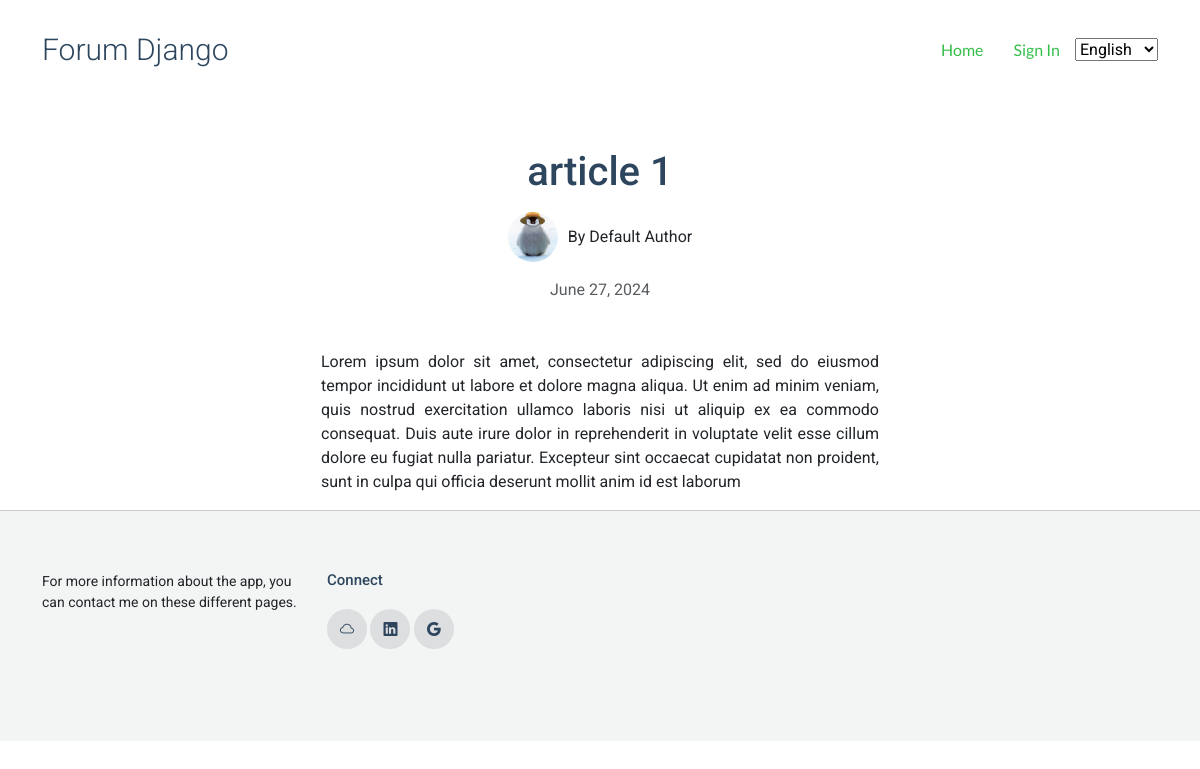
/articles/1/, run on the app's committed database.
### main/models.py (models this page shows, shortened)
class Article(models.Model):
    title = models.CharField(max_length=200)
    content = models.TextField()
    publication_date = models.DateTimeField(auto_now_add=True)
    author = models.ForeignKey(Author, on_delete=models.CASCADE, null=True, blank=True)

class Author(models.Model):
    user = models.OneToOneField(User, on_delete=models.CASCADE, null=True, blank=True)
    name = models.CharField(max_length=100)
    photo = models.ImageField(upload_to='authors/')

### main/views.py (the view)
# urls.py: path('articles/<int:pk>/', article_detail, name='article_detail'),
def article_detail(request, pk):
    article = get_object_or_404(Article, pk=pk)
    return render(request, 'article_detail.html', {'article': article})

### main/templates/article_detail.html (shortened to what this page needs)
{% load static %}
{% load i18n %}
<!DOCTYPE html>
<html lang="en">
<head>
  <link href="{% static 'vendor/bootstrap/css/bootstrap.min.css' %}" rel="stylesheet">
  <link href="{% static 'vendor/bootstrap-icons/bootstrap-icons.css' %}" rel="stylesheet">
  <link href="{% static 'vendor/aos/aos.css' %}" rel="stylesheet">
  <link href="{% static 'vendor/swiper/swiper-bundle.min.css' %}" rel="stylesheet">
  <link href="{% static 'vendor/glightbox/css/glightbox.min.css' %}" rel="stylesheet">
  <link href="{% static 'css/main.css' %}" rel="stylesheet">
</head>
<body class="index-page">
  <header id="header" class="header d-flex align-items-center sticky-top">
    <div class="container-fluid container-xl position-relative d-flex align-items-center justify-content-between">
      <a href="{% url 'article_list' %}" class="logo d-flex align-items-center">
        <h1 class="sitename">{% trans "Forum Django" %}</h1>
      </a>
      <nav id="navmenu" class="navmenu">
        <ul>
          <li><a href="{% url 'article_list' %}" class="active">{% trans "Home" %}</a></li>
          {% if user.is_authenticated %}
          <li>
            <form method="post" action="{% url 'logout' %}">
              {% csrf_token %}
              <button type="submit" class="btn btn-link" style="padding: 0;    color: #34bf49;">{% trans "Logout" %}</button>
            </form>
          </li>
          {% else %}
          <li><a href="{% url 'auth_view' %}" style="    color: #34bf49;">{% trans "Sign In" %}</a></li>
          {% endif %}
          <li>
            <form method="post" action="{% url 'set_language' %}">
              <select name="language" onchange="this.form.submit()">
                  {% get_current_language as LANGUAGE_CODE %}
                  {% get_available_languages as LANGUAGES %}
                  {% for lang in LANGUAGES %}
                      <option value="{{ lang.0 }}" {% if lang.0 == LANGUAGE_CODE %}selected{% endif %}>
                          {{ lang.1 }}
                      </option>
                  {% endfor %}
              </select>
          </form>
          </li>
        </ul>
      </nav>
    </div>
  </header>
  <main class="main">
    <div class="container">
      <div class="text-center my-5">
        <h1>{{ article.title }}</h1>
        <div class="d-flex justify-content-center align-items-center my-3">
          <img src="{{ article.author.photo.url }}" alt="{{ article.author.name }}" class="img-fluid rounded-circle" style="width: 50px; height: 50px; margin-right: 10px;">
          <span>By {{ article.author.name }}</span>
        </div>
        <p class="text-muted">{{ article.publication_date|date:"F d, Y" }}</p>
      </div>
      <div class="content mx-auto" style="max-width: 50%; text-align: justify;">
        <p>{{ article.content }}</p>
      </div>
    </div>
  </main>
  <footer id="footer" class="footer light-background">
    <div class="container">
      <div class="row g-4">
        <div class="col-md-6 col-lg-3 mb-3 mb-md-0">
          <div class="widget">
            <p class="mb-4">{% trans "There live the blind texts. Separated they live in Bookmarksgrove right at the coast of the Semantics, a large language ocean." %}</p>
          </div>
        </div>
        <div class="col-md-6 col-lg-3 pl-lg-5">
          <div class="widget">
            <h3 class="widget-heading">{% trans "Connect" %}</h3>
            <ul class="list-unstyled social-icons light mb-3">
              <li><a href="https://www.bouazzaouisoheib.site/" target="_blank"><span class="bi bi-cloud"></span></a></li>
              <li><a href="https://www.linkedin.com/in/soheib-bouazzaoui/" target="_blank"><span class="bi bi-linkedin"></span></a></li>
              <li><a href="mailto:bouazzaoui.soheib.pro@gmail.com"><span class="bi bi-google"></span></a></li>
            </ul>
          </div>
        </div>
      </div>
    </div>
  </footer>
</body>
</html>

### main/static/css/main.css (style rules this page uses)
:root { --default-font: "Roboto", system-ui, -apple-system, "Segoe UI", Roboto, "Helvetica Neue", Arial, "Noto Sans", "Liberation Sans", sans-serif, "Apple Color Emoji", "Segoe UI Emoji", "Segoe UI Symbol", "Noto Color Emoji"; --heading-font: "Roboto", sans-serif; --nav-font: "Lato", sans-serif; }
:root { --background-color: #ffffff; --default-color: #212529; --heading-color: #2d465e; --accent-color: #34bf49; --surface-color: #ffffff; --contrast-color: #ffffff; }
:root { --nav-color: #212529; --nav-hover-color: #34bf49; --nav-mobile-background-color: #ffffff; --nav-dropdown-background-color: #ffffff; --nav-dropdown-color: #212529; --nav-dropdown-hover-color: #34bf49; }
.light-background { --background-color: #f3f4f4; --surface-color: #ffffff; }
:root { scroll-behavior: smooth; }
body { color: var(--default-color); background-color: var(--background-color); font-family: var(--default-font); }
a { color: var(--accent-color); text-decoration: none; transition: 0.3s; }
h1, h2, h3, h4, h5, h6 { color: var(--heading-color); font-family: var(--heading-font); }
.header { color: var(--default-color); background-color: var(--background-color); padding: 20px 0; transition: all 0.5s; z-index: 997; }
.header .logo { line-height: 1; }
.header .logo h1 { font-size: 30px; margin: 0; font-weight: 300; color: var(--heading-color); }
@media (min-width: 1200px) { .navmenu { padding: 0; } }
@media (min-width: 1200px) { .navmenu ul { margin: 0; padding: 0; display: flex; list-style: none; align-items: center; } }
@media (min-width: 1200px) { .navmenu li { position: relative; } }
@media (min-width: 1200px) { .navmenu a, .navmenu a:focus { color: var(--nav-color); padding: 18px 15px; font-size: 16px; font-family: var(--nav-font); font-weight: 400; display: flex; align-items: center; justify-content: space-between; white-space: nowrap; transition: 0.3s; } }
@media (min-width: 1200px) { .navmenu li:hover>a, .navmenu .active, .navmenu .active:focus { color: var(--nav-hover-color); } }
.footer { background-color: var(--background-color); color: var(--default-color); padding: 60px 0; font-size: 14px; border-top: 1px solid color-mix(in srgb, var(--default-color), transparent 80%); }
.footer a { color: var(--default-color) !important; }
.footer .widget .widget-heading { font-size: 15px; color: var(--heading-color); margin-bottom: 20px; }
.footer .widget ul li { margin-bottom: 10px; line-height: 1.5; }
.footer .widget ul li a { color: color-mix(in srgb, var(--heading-color), transparent 50%); }
.footer .social-icons li { display: inline-block; }
.footer .social-icons li a { display: inline-block; width: 40px; height: 40px; position: relative; border-radius: 50%; background: color-mix(in srgb, var(--default-color), transparent 90%); }
.footer .social-icons li a span { color: color-mix(in srgb, var(--heading-color), transparent 0%); position: absolute; top: 50%; left: 50%; transform: translate(-50%, -50%); transition: 0.3s all ease-in-out; }
.footer .social-icons li:first-child a { padding-left: 0; }

### data on the page
Article: title "article 1", author.photo (picture), author.name "Default Author", publication_date "June 27, 2024", content "Lorem ipsum dolor sit amet, consectetur adipiscing elit, sed do eiusmod tempor incididunt ut labore et dolore magna aliqua. Ut enim ad minim veniam, quis nostrud exercitation ullamco laboris nisi ut aliquip ex ea commodo consequat. Duis aute irure dolor in reprehenderit in voluptate velit esse cillum dolore eu fugiat nulla pariatur. Excepteur sint occaecat cupidatat non proident, sunt in culpa qui officia deserunt mollit anim id est laborum"

### other printed values
form field language "English"
